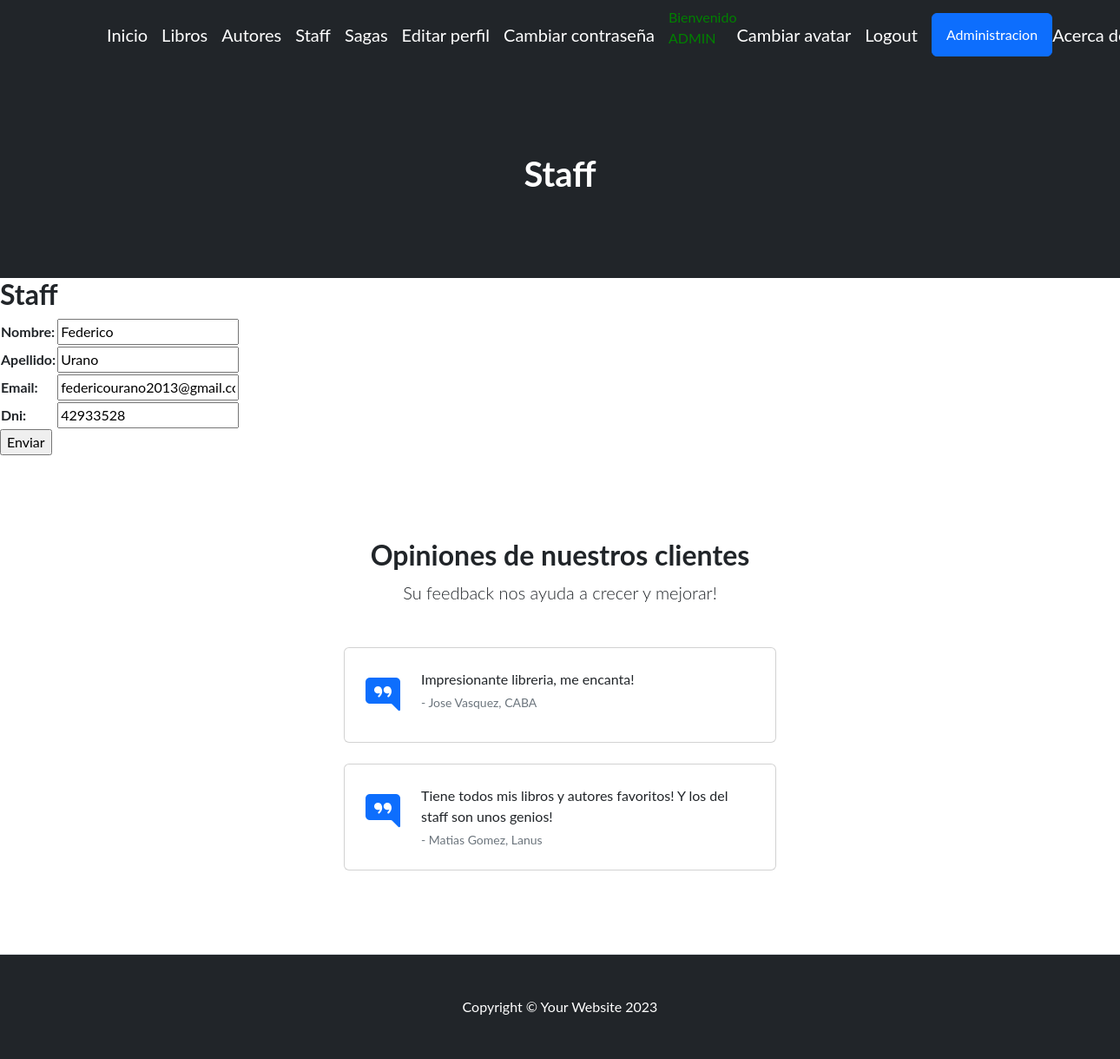
Page /miaplicacion/update_staff/1/ (signed in) on the earlier database version.
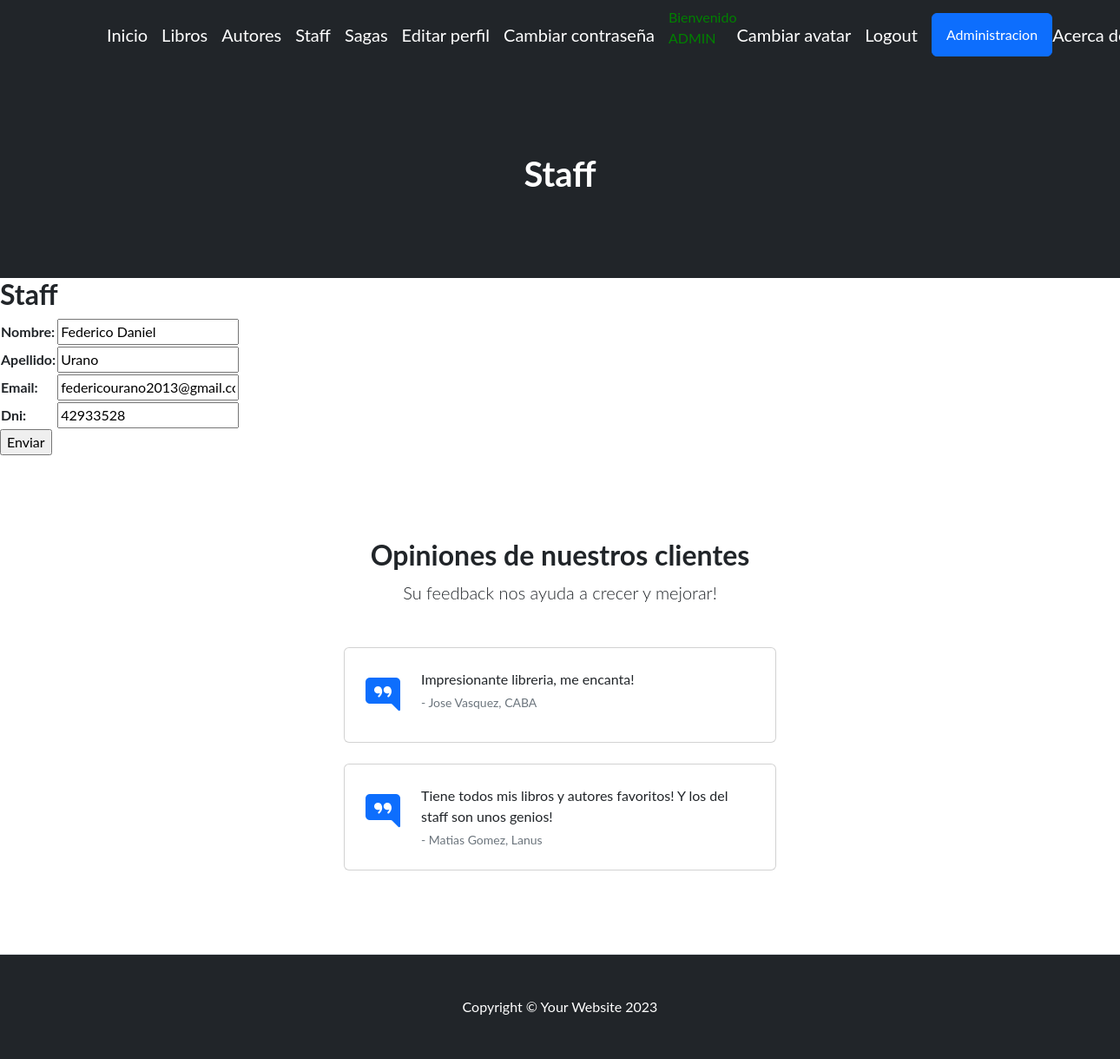
Same page on the later database version.
### miaplicacion/models.py (models this page shows, shortened)
class Staff(models.Model):
    nombre = models.CharField(max_length=50)
    apellido = models.CharField(max_length=50)
    email = models.EmailField()
    dni = models.IntegerField()

### miaplicacion/views.py (the view)
# urls.py: path('update_staff/<int:pk>/', staffUpdate.as_view(), name="update_staff"),
class staffUpdate(LoginRequiredMixin, UpdateView):
    model = Staff
    fields = ['nombre', 'apellido', 'email', "dni"]
    success_url = reverse_lazy('Staff')

### miaplicacion/templates/miaplicacion/staff_form.html (shortened to what this page needs)
{% extends 'miaplicacion/base.html' %}
{% load static %}
{% block cabecera %}Staff{% endblock cabecera %}
{% block contenido %}
    <h2>Staff</h2>
    <form action="" method="POST">
        <table>
            {{ form.as_table }}
        </table>
        <input type="submit" value="Enviar">
    </form>
{% endblock contenido %}

Differences in the rows shown:
changed Staff "Urano": nombre "Federico" → "Federico Daniel"
